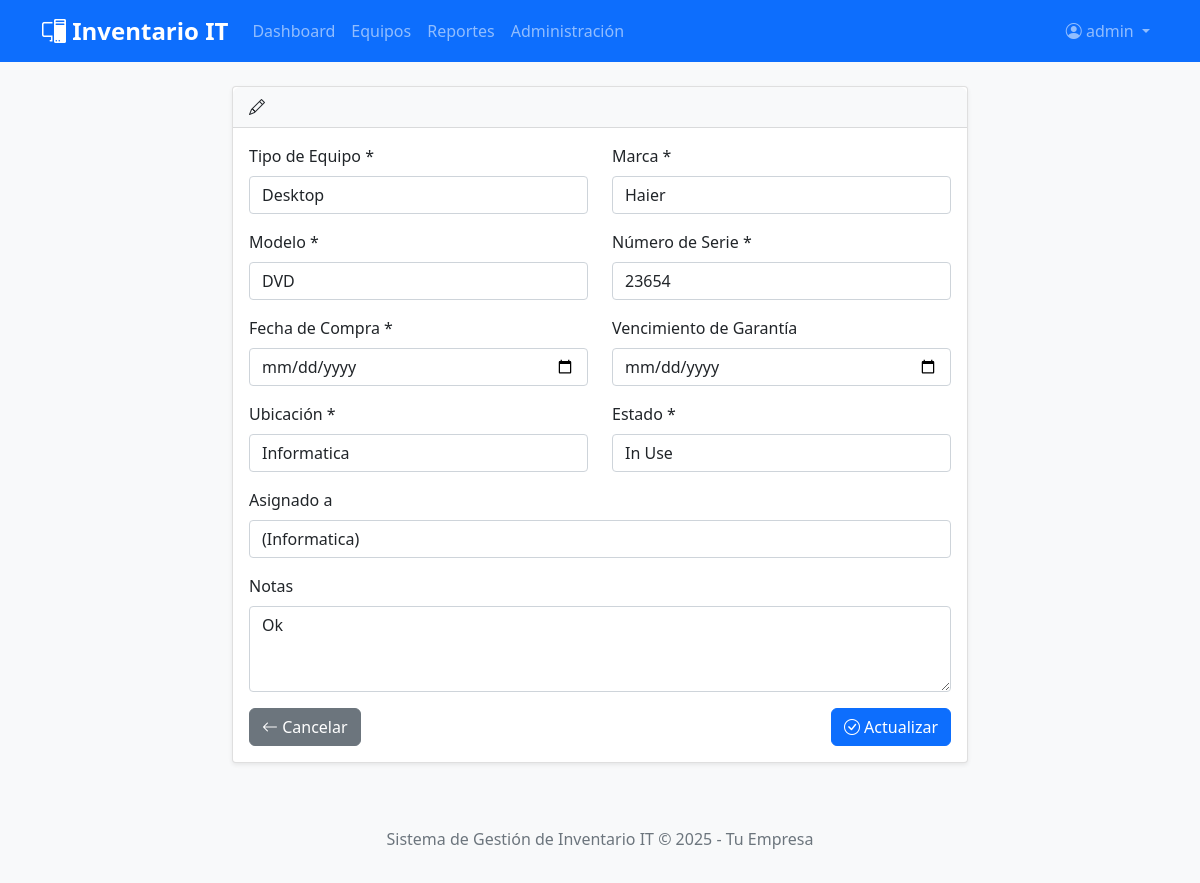
The page /inventory/equipment/4/edit/ (signed in) on the database its author committed.
### inventory_app/models.py (models this page shows, shortened)
class Equipment(models.Model):
    EQUIPMENT_TYPES = (
        ('LAP', 'Laptop'),
        ('DES', 'Desktop'),
        ('MON', 'Monitor'),
        ('PRI', 'Printer'),
        ('NET', 'Network Device'),
        ('SER', 'Server'),
        ('PHO', 'Phone'),
        ('TAB', 'Tablet'),
        ('OTH', 'Other'),
    )
    STATUS_CHOICES = (
        ('AVA', 'Available'),
        ('INU', 'In Use'),
        ('REP', 'In Repair'),
        ('RET', 'Retired'),
        ('LOS', 'Lost'),
        ('DIS', 'Disposed'),
    )
    type = models.CharField(max_length=3, choices=EQUIPMENT_TYPES)
    brand = models.CharField(max_length=50)
    model = models.CharField(max_length=50)
    serial_number = models.CharField(max_length=100, unique=True)
    purchase_date = models.DateField()
    warranty_expiry = models.DateField(null=True, blank=True)
    location = models.CharField(max_length=100)
    status = models.CharField(max_length=3, choices=STATUS_CHOICES, default='AVA')
    assigned_to = models.ForeignKey(CompanyUser, on_delete=models.SET_NULL, null=True, blank=True)
    notes = models.TextField(blank=True)
    created_at = models.DateTimeField(auto_now_add=True)
    updated_at = models.DateTimeField(auto_now=True)
    class Meta:
        ordering = ['-created_at']

### inventory_app/views.py (the view, shortened to what this page needs)
# urls.py: path('equipment/<int:pk>/edit/', EquipmentUpdateView.as_view(), name='equipment_edit'),
class EquipmentUpdateView(LoginRequiredMixin, UserPassesTestMixin, UpdateView):
    model = Equipment
    form_class = EquipmentForm
    template_name = 'equipment_form.html'
    def test_func(self):
        return is_admin(self.request.user)

### inventory_app/forms.py
class EquipmentForm(forms.ModelForm):
    class Meta:
        model = Equipment
        fields = ['type', 'brand', 'model', 'serial_number', 'purchase_date',
                 'warranty_expiry', 'location', 'status', 'assigned_to', 'notes']
        widgets = {
            'type': forms.Select(attrs={'class': 'form-control'}),
            'brand': forms.TextInput(attrs={'class': 'form-control'}),
            'model': forms.TextInput(attrs={'class': 'form-control'}),
            'serial_number': forms.TextInput(attrs={'class': 'form-control'}),
            'purchase_date': forms.DateInput(attrs={'type': 'date', 'class': 'form-control'}),
            'warranty_expiry': forms.DateInput(attrs={'type': 'date', 'class': 'form-control'}),
            'location': forms.TextInput(attrs={'class': 'form-control'}),
            'status': forms.Select(attrs={'class': 'form-control'}),
            'assigned_to': forms.Select(attrs={'class': 'form-control'}),
            'notes': forms.Textarea(attrs={'class': 'form-control', 'rows': 3}),
        }

### inventory_app/models.py (called while the page is built)
    def __str__(self):
        return f"{self.user.first_name} {self.user.last_name} ({self.department})"

### inventory_app/views.py (called while the page is built)
def is_admin(user):
    return user.is_superuser or user.is_staff

### inventory_app/templates/equipment_form.html (shortened to what this page needs)
 {% extends 'base.html' %}
{% block content %}
<div class="row justify-content-center">
    <div class="col-md-8">
        <div class="card">
            <div class="card-header bg-light">
                <i class="bi bi-{{ equipment.pk|yesno:'pencil,plus-circle' }}"></i> {{ title }}
            </div>
            <div class="card-body">
                <form method="post" novalidate>
                    <div class="row">
                        <div class="col-md-6">
                            <div class="mb-3">
                                <label for="{{ form.type.id_for_label }}" class="form-label">Tipo de Equipo *</label>
                                {{ form.type }}
                            </div>
                        </div>
                        <div class="col-md-6">
                            <div class="mb-3">
                                <label for="{{ form.brand.id_for_label }}" class="form-label">Marca *</label>
                                {{ form.brand }}
                            </div>
                        </div>
                    </div>
                    <div class="row">
                        <div class="col-md-6">
                            <div class="mb-3">
                                <label for="{{ form.model.id_for_label }}" class="form-label">Modelo *</label>
                                {{ form.model }}
                            </div>
                        </div>
                        <div class="col-md-6">
                            <div class="mb-3">
                                <label for="{{ form.serial_number.id_for_label }}" class="form-label">Número de Serie *</label>
                                {{ form.serial_number }}
                            </div>
                        </div>
                    </div>
                    <div class="row">
                        <div class="col-md-6">
                            <div class="mb-3">
                                <label for="{{ form.purchase_date.id_for_label }}" class="form-label">Fecha de Compra *</label>
                                {{ form.purchase_date }}
                            </div>
                        </div>
                        <div class="col-md-6">
                            <div class="mb-3">
                                <label for="{{ form.warranty_expiry.id_for_label }}" class="form-label">Vencimiento de Garantía</label>
                                {{ form.warranty_expiry }}
                            </div>
                        </div>
                    </div>
                    <div class="row">
                        <div class="col-md-6">
                            <div class="mb-3">
                                <label for="{{ form.location.id_for_label }}" class="form-label">Ubicación *</label>
                                {{ form.location }}
                            </div>
                        </div>
                        <div class="col-md-6">
                            <div class="mb-3">
                                <label for="{{ form.status.id_for_label }}" class="form-label">Estado *</label>
                                {{ form.status }}
                            </div>
                        </div>
                    </div>
                    <div class="mb-3">
                        <label for="{{ form.assigned_to.id_for_label }}" class="form-label">Asignado a</label>
                        {{ form.assigned_to }}
                    </div>
                    <div class="mb-3">
                        <label for="{{ form.notes.id_for_label }}" class="form-label">Notas</label>
                        {{ form.notes }}
                    </div>
                    <div class="d-flex justify-content-between">
                        <a href="{% url 'equipment_list' %}" class="btn btn-secondary">
                            <i class="bi bi-arrow-left"></i> Cancelar
                        </a>
                        <button type="submit" class="btn btn-primary">
                            <i class="bi bi-check-circle"></i> {{ equipment.pk|yesno:'Actualizar,Guardar' }}
                        </button>
                    </div>
                </form>
            </div>
        </div>
    </div>
</div>
{% endblock %}

### inventory_app/templates/base.html (shortened to what this page needs)
 <!DOCTYPE html>
<html lang="es">
<head>
    <link href="https://cdn.jsdelivr.net/npm/bootstrap@5.1.3/dist/css/bootstrap.min.css" rel="stylesheet">
    <link href="https://cdn.jsdelivr.net/npm/bootstrap-icons@1.7.2/font/bootstrap-icons.css" rel="stylesheet">
    <link href="/static/css/style.css" rel="stylesheet">
</head>
<body>
    <nav class="navbar navbar-expand-lg navbar-dark bg-primary">
        <div class="container">
            <a class="navbar-brand" href="{% url 'dashboard' %}">
                <i class="bi bi-pc-display"></i> Inventario IT
            </a>
            <div class="collapse navbar-collapse" id="navbarNav">
                <ul class="navbar-nav me-auto">
                    <li class="nav-item">
                        <a class="nav-link" href="{% url 'dashboard' %}">Dashboard</a>
                    </li>
                    <li class="nav-item">
                        <a class="nav-link" href="{% url 'equipment_list' %}">Equipos</a>
                    </li>
                    <li class="nav-item">
                        <a class="nav-link" href="{% url 'reports_dashboard' %}">Reportes</a>
                    </li>
                    {% if user.is_superuser %}
                    <li class="nav-item">
                        <a class="nav-link" href="/admin/">Administración</a>
                    </li>
                    {% endif %}
                </ul>
                <ul class="navbar-nav">
                    <li class="nav-item dropdown">
                        <a class="nav-link dropdown-toggle" href="#" id="navbarDropdown" role="button" data-bs-toggle="dropdown">
                            <i class="bi bi-person-circle"></i> {{ user.username }}
                        </a>
                    </li>
                </ul>
            </div>
        </div>
    </nav>
    <div class="container mt-4">
        {% block content %}
        {% endblock %}
    </div>
    <footer class="bg-light text-center text-muted py-3 mt-5">
        <div class="container">
            <p>Sistema de Gestión de Inventario IT &copy; {% now "Y" %} - Tu Empresa</p>
        </div>
    </footer>
</body>
</html>

### inventory_app/static/css/style.css (style rules this page uses)
body { background-color: #f8f9fa; font-family: 'Segoe UI', Tahoma, Geneva, Verdana, sans-serif; }
.navbar-brand { font-weight: bold; font-size: 1.5rem; }
.card { box-shadow: 0 0.125rem 0.25rem rgba(0, 0, 0, 0.075); border: 1px solid rgba(0, 0, 0, 0.125); }
.card-header { font-weight: 600; }
.btn { border-radius: 0.375rem; }
.card .card-header { border-radius: 0.5rem 0.5rem 0 0 !important; }

### rows shown on the page
Equipment: type "Desktop", brand "Haier", model "DVD", serial_number "23654", location "Informatica", status "In Use", assigned_to "(Informatica)", notes "Ok", pk "Actualizar"

### other values the page prints
{{ user.username }} "admin"
